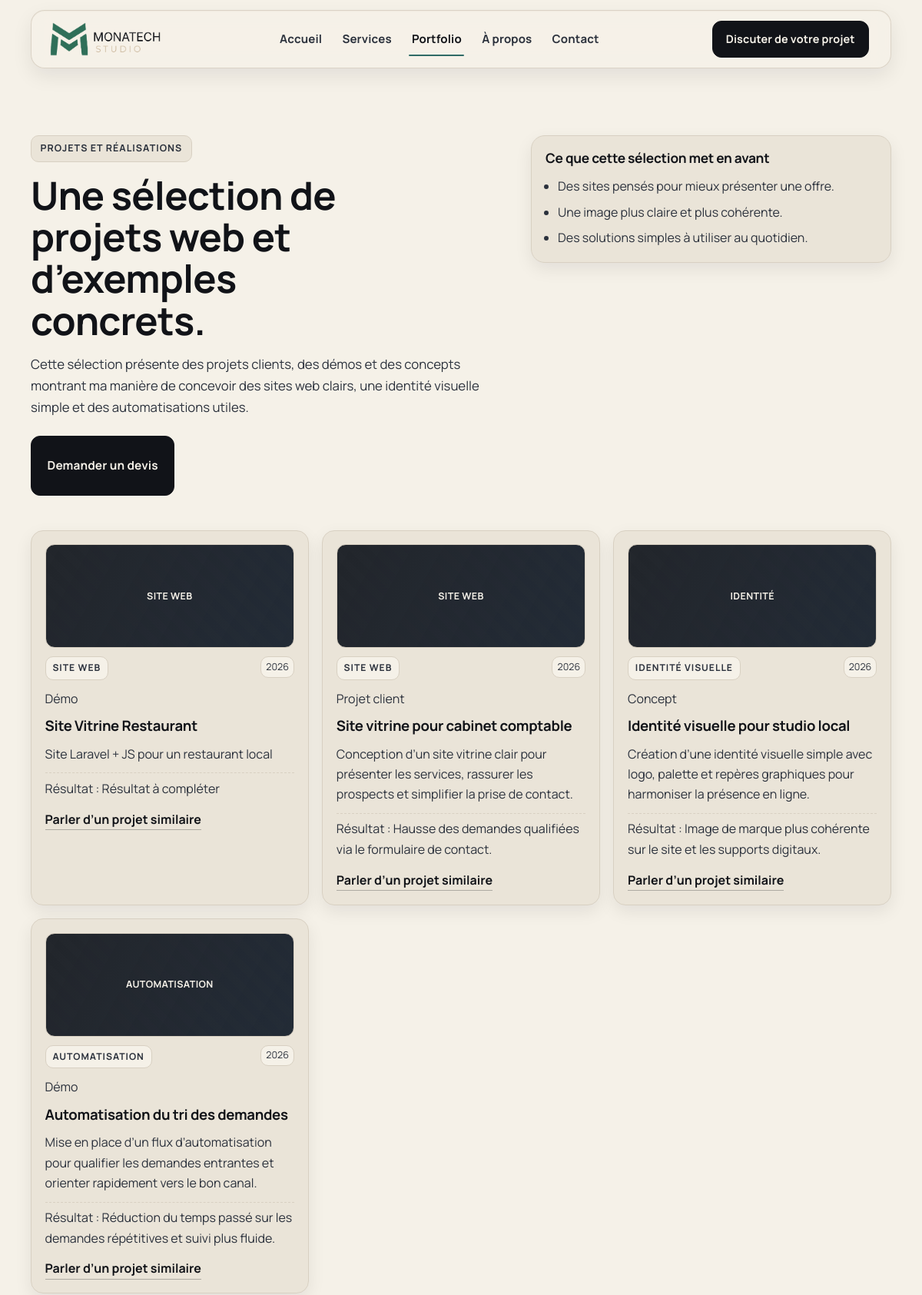
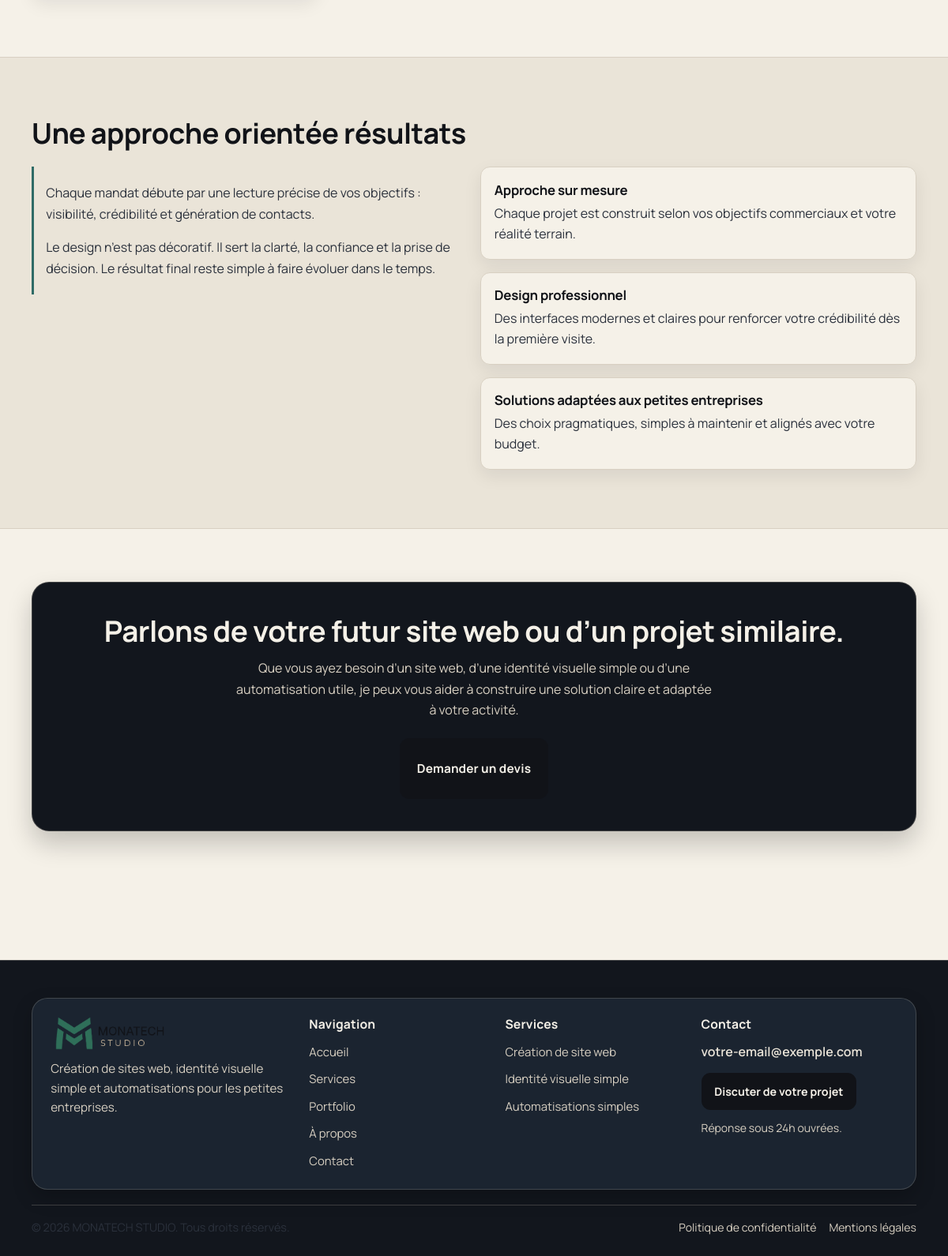
Screenshot of /portfolio.php with the database file from the repository (2 pictures, top to bottom).
### tables this page shows
CREATE TABLE `projects` (
  `id` int(10) UNSIGNED NOT NULL,
  `title` varchar(255) NOT NULL,
  `slug` varchar(255) NOT NULL,
  `category` varchar(100) NOT NULL,
  `project_type` varchar(50) NOT NULL DEFAULT 'demo',
  `project_year` int(11) NOT NULL,
  `short_description` text NOT NULL,
  `result_text` text NOT NULL,
  `thumbnail` varchar(255) DEFAULT NULL,
  `link_url` varchar(255) DEFAULT NULL,
  `link_label` varchar(100) DEFAULT NULL,
  `is_published` tinyint(1) NOT NULL DEFAULT 1,
  `display_order` int(11) NOT NULL DEFAULT 0,
  `created_at` datetime NOT NULL DEFAULT current_timestamp(),
  `updated_at` datetime NOT NULL DEFAULT current_timestamp() ON UPDATE current_timestamp()
);

### portfolio.php (the view, shortened to what this page needs)
<?php
$projects = [];
try {
    $pdo = get_db_connection();
    $sql = 'SELECT id, title, slug, category, project_type, project_year, short_description, result_text, thumbnail, link_url, link_label
            FROM projects
            WHERE is_published = 1
            ORDER BY display_order ASC, created_at DESC';
    $stmt = $pdo->query($sql);
    $projects = $stmt->fetchAll();
} catch (Throwable $exception) {
    $projects = [];
}
include('includes/header.php');
?>
<main class="portfolio-page">
    <section class="section portfolio-hero">
        <div class="container portfolio-hero-inner">
            <div class="portfolio-hero-layout">
                <div class="portfolio-hero-copy" data-reveal>
                    <p class="hero-badge">Projets et réalisations</p>
                    <h1>Une sélection de projets web et d’exemples concrets.</h1>
                    <p class="portfolio-intro">
                        Cette sélection présente des projets clients, des démos et des concepts montrant ma manière de concevoir des sites web clairs, une identité visuelle simple et des automatisations utiles.
                    </p>
                    <a href="contact.php" class="btn btn-primary">
                        <span class="button-outer"><span class="button-inner"><span class="button-text">Demander un devis</span></span></span>
                    </a>
                </div>
                <aside class="portfolio-hero-aside" data-reveal aria-label="Valeur apportée">
                    <h2>Ce que cette sélection met en avant</h2>
                    <ul class="portfolio-highlight-list">
                        <li>Des sites pensés pour mieux présenter une offre.</li>
                        <li>Une image plus claire et plus cohérente.</li>
                        <li>Des solutions simples à utiliser au quotidien.</li>
                    </ul>
                </aside>
            </div>
        </div>
    </section>
    <section class="section portfolio-grid-section">
        <div class="container">
            <?php if (empty($projects)): ?>
                <div class="portfolio-empty">
                    <p>Aucun projet n’est publié pour le moment.</p>
                </div>
            <?php else: ?>
                <div class="portfolio-grid">
                    <?php foreach ($projects as $project): ?>
                        <?php
                        $category = trim((string) ($project['category'] ?? ''));
                        $categoryLower = function_exists('mb_strtolower') ? mb_strtolower($category, 'UTF-8') : strtolower($category);
                        $projectTypeRaw = trim((string) ($project['project_type'] ?? ''));
                        $projectType = function_exists('mb_strtolower') ? mb_strtolower($projectTypeRaw, 'UTF-8') : strtolower($projectTypeRaw);
                        if ($projectType === 'client') {
                            $projectTypeLabel = 'Projet client';
                        } elseif ($projectType === 'demo') {
                            $projectTypeLabel = 'Démo';
                        } elseif ($projectType === 'concept') {
                            $projectTypeLabel = 'Concept';
                        } else {
                            $projectTypeLabel = 'Projet';
                        }
                        $thumbnailValue = trim((string) ($project['thumbnail'] ?? ''));
                        $hasThumbnailImage = $thumbnailValue !== '' && (bool) preg_match('/\.(jpg|jpeg|png|webp|gif)$/i', $thumbnailValue);
                        $thumbnailText = $thumbnailValue;
                        if (!$hasThumbnailImage) {
                            if (str_contains($categoryLower, 'site')) {
                                $thumbnailText = 'Site web';
                            } elseif (str_contains($categoryLower, 'identité') || str_contains($categoryLower, 'identite') || str_contains($categoryLower, 'visuelle')) {
                                $thumbnailText = 'Identité';
                            } elseif (str_contains($categoryLower, 'automatisation')) {
                                $thumbnailText = 'Automatisation';
                            } else {
                                $thumbnailText = 'Projet';
                            }
                        }
                        $projectYear = trim((string) ($project['project_year'] ?? ''));
                        $title = trim((string) ($project['title'] ?? ''));
                        $shortDescription = trim((string) ($project['short_description'] ?? ''));
                        $resultText = trim((string) ($project['result_text'] ?? ''));
                        $linkUrl = trim((string) ($project['link_url'] ?? ''));
                        $linkLabel = trim((string) ($project['link_label'] ?? ''));
                        if ($linkUrl === '') {
                            $linkUrl = 'contact.php';
                            $linkLabel = 'Parler d’un projet similaire';
                        } elseif ($linkLabel === '') {
                            $linkLabel = 'Parler d’un projet similaire';
                        }
                        ?>
                        <article class="project-card" data-reveal>
                            <div class="project-thumb">
                                <?php if ($hasThumbnailImage): ?>
                                    <img src="<?php echo htmlspecialchars($thumbnailValue, ENT_QUOTES, 'UTF-8'); ?>" alt="<?php echo htmlspecialchars($title, ENT_QUOTES, 'UTF-8'); ?>" loading="lazy">
                                <?php else: ?>
                                    <?php echo htmlspecialchars($thumbnailText, ENT_QUOTES, 'UTF-8'); ?>
                                <?php endif; ?>
                            </div>
                            <div class="project-head">
                                <p class="project-category"><?php echo htmlspecialchars($category, ENT_QUOTES, 'UTF-8'); ?></p>
                                <span class="project-year"><?php echo htmlspecialchars($projectYear, ENT_QUOTES, 'UTF-8'); ?></span>
                            </div>
                            <p class="project-type-badge"><?php echo htmlspecialchars($projectTypeLabel, ENT_QUOTES, 'UTF-8'); ?></p>
                            <h2><?php echo htmlspecialchars($title, ENT_QUOTES, 'UTF-8'); ?></h2>
                            <p><?php echo htmlspecialchars($shortDescription, ENT_QUOTES, 'UTF-8'); ?></p>
                            <p class="project-result">Résultat : <?php echo htmlspecialchars($resultText, ENT_QUOTES, 'UTF-8'); ?></p>
                            <div class="project-footer">
                                <a href="<?php echo htmlspecialchars($linkUrl, ENT_QUOTES, 'UTF-8'); ?>" class="project-link"><?php echo htmlspecialchars($linkLabel, ENT_QUOTES, 'UTF-8'); ?></a>
                            </div>
                        </article>
                    <?php endforeach; ?>
                </div>
            <?php endif; ?>
        </div>
    </section>
    <section class="section portfolio-values">
        <div class="container">
            <h2 class="section-title" data-reveal>Une approche orientée résultats</h2>
            <div class="portfolio-values-layout">
                <div class="portfolio-values-editorial" data-reveal>
                    <p>
                        Chaque mandat débute par une lecture précise de vos objectifs : visibilité,
                        crédibilité et génération de contacts.
                    </p>
                    <p>
                        Le design n’est pas décoratif. Il sert la clarté, la confiance et la prise de décision.
                        Le résultat final reste simple à faire évoluer dans le temps.
                    </p>
                </div>
                <div class="portfolio-values-grid">
                    <article class="value-card" data-reveal>
                        <h3>Approche sur mesure</h3>
                        <p>Chaque projet est construit selon vos objectifs commerciaux et votre réalité terrain.</p>
                    </article>
                    <article class="value-card" data-reveal>
                        <h3>Design professionnel</h3>
                        <p>Des interfaces modernes et claires pour renforcer votre crédibilité dès la première visite.</p>
                    </article>
                    <article class="value-card" data-reveal>
                        <h3>Solutions adaptées aux petites entreprises</h3>
                        <p>Des choix pragmatiques, simples à maintenir et alignés avec votre budget.</p>
                    </article>
                </div>
            </div>
        </div>
    </section>
    <section class="section portfolio-final-cta">
        <div class="container cta-box portfolio-cta-shell" data-reveal>
            <h2>Parlons de votre futur site web ou d’un projet similaire.</h2>
            <p>
                Que vous ayez besoin d’un site web, d’une identité visuelle simple ou d’une automatisation utile,
                je peux vous aider à construire une solution claire et adaptée à votre activité.
            </p>
            <a href="contact.php" class="btn btn-primary">
                <span class="button-outer"><span class="button-inner"><span class="button-text">Demander un devis</span></span></span>
            </a>
        </div>
    </section>
</main>
<?php include('includes/footer.php'); ?>

### rows the page displays
projects: category "SITE WEB", project_year "2026", project_type "Démo", title "Site Vitrine Restaurant", short_description "Site Laravel + JS pour un restaurant local", result_text "Résultat à compléter", link_label "Parler d’un projet similaire"
projects: category "SITE WEB", project_year "2026", project_type "Projet client", title "Site vitrine pour cabinet comptable", short_description "Conception d’un site vitrine clair pour présenter les services, rassurer les prospects et simplifier la prise de contact.", result_text "Hausse des demandes qualifiées via le formulaire de contact.", link_url "Parler d’un projet similaire"
projects: category "IDENTITÉ", category "IDENTITÉ VISUELLE", project_year "2026", project_type "Concept", title "Identité visuelle pour studio local", short_description "Création d’une identité visuelle simple avec logo, palette et repères graphiques pour harmoniser la présence en ligne.", result_text "Image de marque plus cohérente sur le site et les supports digitaux.", link_url "Parler d’un projet similaire"
projects: category "AUTOMATISATION", project_year "2026", project_type "Démo", title "Automatisation du tri des demandes", short_description "Mise en place d’un flux d’automatisation pour qualifier les demandes entrantes et orienter rapidement vers le bon canal.", result_text "Réduction du temps passé sur les demandes répétitives et suivi plus fluide.", link_url "Parler d’un projet similaire"

### other values shown
head_escape($item['label']) "Accueil"
head_escape($item['label']) "Services"
head_escape($item['label']) "Portfolio"
head_escape($item['label']) "À propos"
head_escape($item['label']) "Contact"
footer_escape($footer_site_name) "MONATECH STUDIO"
